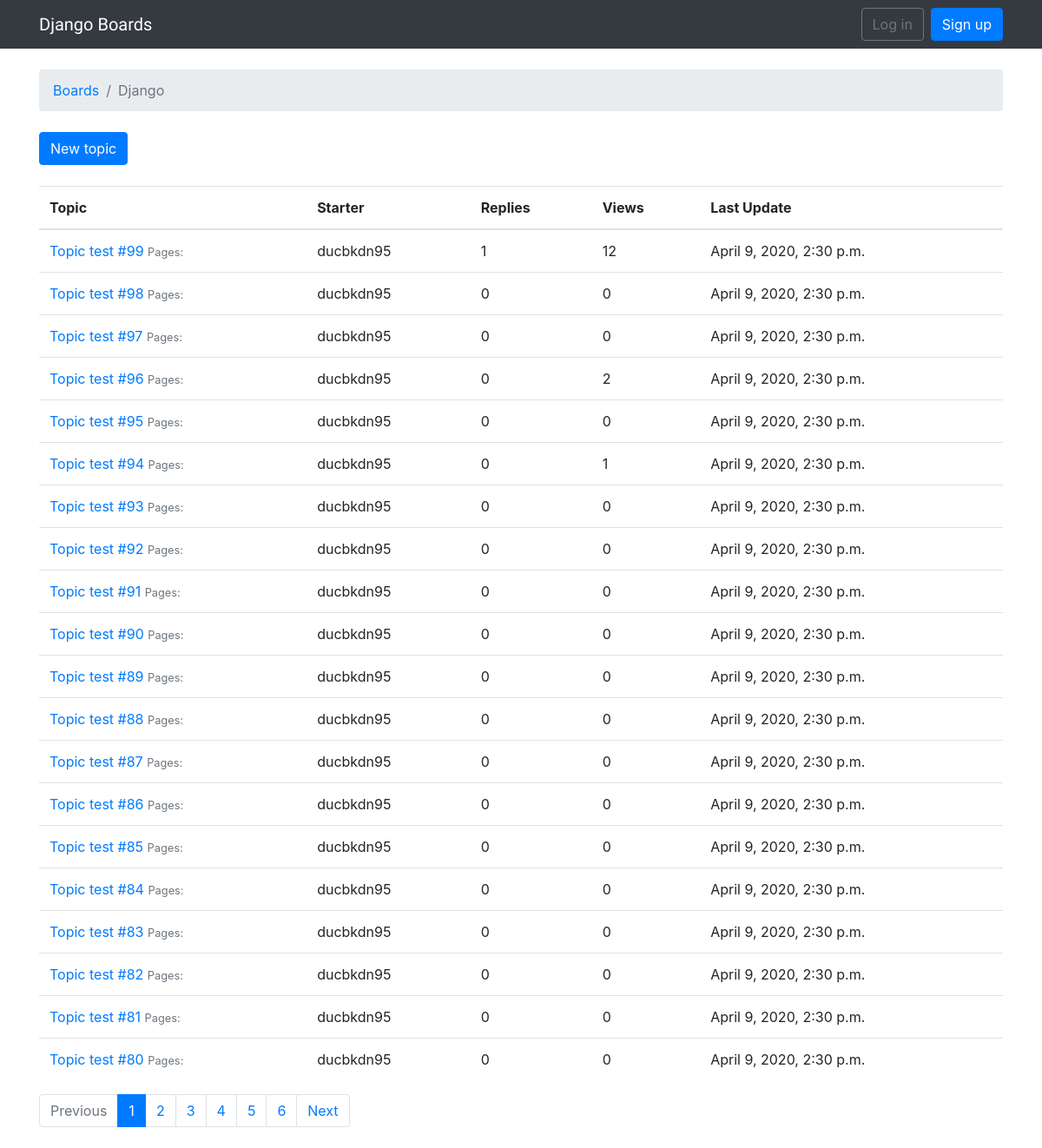
The app's page /boards/1/ with its own data.
### boards/models.py (models this page shows, shortened)
class Board(models.Model):
    name = models.CharField(max_length=30, unique=True)
    description = models.CharField(max_length=100)

class Topic(models.Model):
    subject = models.CharField(max_length=30, unique=True)
    last_updated = models.DateTimeField(auto_now_add=True)
    board = models.ForeignKey(Board, related_name='topics', on_delete=models.CASCADE)
    starter = models.ForeignKey(User, related_name='topics', on_delete=models.CASCADE)
    views = models.PositiveIntegerField(default=0)

### boards/views.py (the view)
# urls.py: re_path(r'^boards/(?P<pk>\d+)/$', board_views.board_topics, name='board_topics'),
def board_topics(request, pk):
    try:
        board = Board.objects.get(pk=pk)
    except Board.DoesNotExist:
        raise Http404
    queryset = board.topics.order_by('-last_updated').annotate(replies=Count('posts') - 1)
    page = request.GET.get('page',1)
    paginator = Paginator(queryset, 20)
    try:
        topics = paginator.page(page)
    except PageNotAnInteger:
        topics = paginator.page(1)
    except EmptyPage:
        topics = paginator.page(paginator.num_pages)
    return render(request, 'topics.html', {'board':board, 'topics':topics})

### templates/topics.html (shortened to what this page needs)
{% extends 'base.html' %}
{% block breadcrumb %}
  <li class="breadcrumb-item"><a href="{% url 'home' %}">Boards</a></li>
  <li class="breadcrumb-item active">{{ board.name }}</li>
{% endblock %}
{% block content %}
<div class="mb-4">
  <a href="{% url 'new_topic' board.pk %}" class="btn btn-primary">New topic</a>
</div>
  <table class="table">
    <thead class="thead-inverse">
      <tr>
        <th>Topic</th>
        <th>Starter</th>
        <th>Replies</th>
        <th>Views</th>
        <th>Last Update</th>
      </tr>
    </thead>
    <tbody>
      {% for topic in topics %}
        <tr>
          <td><a href="{% url 'topic_posts' board.pk topic.pk%}">{{ topic.subject }}</a>
            <small class="text-muted">
              Pages:
            </small>
          </td>
          <td>{{ topic.starter.username }}</td>
          <td>{{ topic.replies }}</td>
          <td>{{ topic.views }}</td>
          <td>{{ topic.last_updated }}</td>
        </tr>
      {% endfor %}
    </tbody>
  </table>
  {% if topics.has_other_pages %}
  <nav aria-label="Topics pagination" class="mb-4">
    <ul class="pagination">
      {% if topics.has_previous %}
        <li class="page-item">
          <a class="page-link" href="?page={{ topics.previous_page_number }}">Previous</a>
        </li>
      {% else %}
        <li class="page-item disabled">
          <span class="page-link">Previous</span>
        </li>
      {% endif %}
      {% for page_num in topics.paginator.page_range %}
        {% if topics.number == page_num %}
          <li class="page-item active">
            <span class="page-link">
              {{ page_num }}
            </span>
          </li>
        {% else %}
          <li class="page-item">
            <a class="page-link" href="?page={{ page_num }}">{{ page_num }}</a>
          </li>
        {% endif %}
      {% endfor %}
      {% if topics.has_next %}
        <li class="page-item">
          <a class="page-link" href="?page={{ topics.next_page_number }}">Next</a>
        </li>
      {% else %}
        <li class="page-item disabled">
          <span class="page-link">Next</span>
        </li>
      {% endif %}
    </ul>
  </nav>
{% endif %}
{% endblock %}

### records on screen
Board: name "Django"
Topic: subject "Topic test #99", starter.username "ducbkdn95", replies "1", views "12", last_updated "April 9, 2020, 2:30 p.m."
Topic: subject "Topic test #98", starter.username "ducbkdn95", replies "0", views "0", last_updated "April 9, 2020, 2:30 p.m."
Topic: subject "Topic test #97", starter.username "ducbkdn95", replies "0", views "0", last_updated "April 9, 2020, 2:30 p.m."
Topic: subject "Topic test #96", starter.username "ducbkdn95", replies "0", views "2", last_updated "April 9, 2020, 2:30 p.m."
Topic: subject "Topic test #95", starter.username "ducbkdn95", replies "0", views "0", last_updated "April 9, 2020, 2:30 p.m."
Topic: subject "Topic test #94", starter.username "ducbkdn95", replies "0", views "1", last_updated "April 9, 2020, 2:30 p.m."
Topic: subject "Topic test #93", starter.username "ducbkdn95", replies "0", views "0", last_updated "April 9, 2020, 2:30 p.m."
Topic: subject "Topic test #92", starter.username "ducbkdn95", replies "0", views "0", last_updated "April 9, 2020, 2:30 p.m."
Topic: subject "Topic test #91", starter.username "ducbkdn95", replies "0", views "0", last_updated "April 9, 2020, 2:30 p.m."
Topic: subject "Topic test #90", starter.username "ducbkdn95", replies "0", views "0", last_updated "April 9, 2020, 2:30 p.m."
Topic: subject "Topic test #89", starter.username "ducbkdn95", replies "0", views "0", last_updated "April 9, 2020, 2:30 p.m."
Topic: subject "Topic test #88", starter.username "ducbkdn95", replies "0", views "0", last_updated "April 9, 2020, 2:30 p.m."
Topic: subject "Topic test #87", starter.username "ducbkdn95", replies "0", views "0", last_updated "April 9, 2020, 2:30 p.m."
Topic: subject "Topic test #86", starter.username "ducbkdn95", replies "0", views "0", last_updated "April 9, 2020, 2:30 p.m."
Topic: subject "Topic test #85", starter.username "ducbkdn95", replies "0", views "0", last_updated "April 9, 2020, 2:30 p.m."
Topic: subject "Topic test #84", starter.username "ducbkdn95", replies "0", views "0", last_updated "April 9, 2020, 2:30 p.m."
Topic: subject "Topic test #83", starter.username "ducbkdn95", replies "0", views "0", last_updated "April 9, 2020, 2:30 p.m."
Topic: subject "Topic test #82", starter.username "ducbkdn95", replies "0", views "0", last_updated "April 9, 2020, 2:30 p.m."
Topic: subject "Topic test #81", starter.username "ducbkdn95", replies "0", views "0", last_updated "April 9, 2020, 2:30 p.m."
Topic: subject "Topic test #80", starter.username "ducbkdn95", replies "0", views "0", last_updated "April 9, 2020, 2:30 p.m."

### other values on screen
{{ page_num }} "1"
{{ page_num }} "2" "3" "4" "5" "6"
